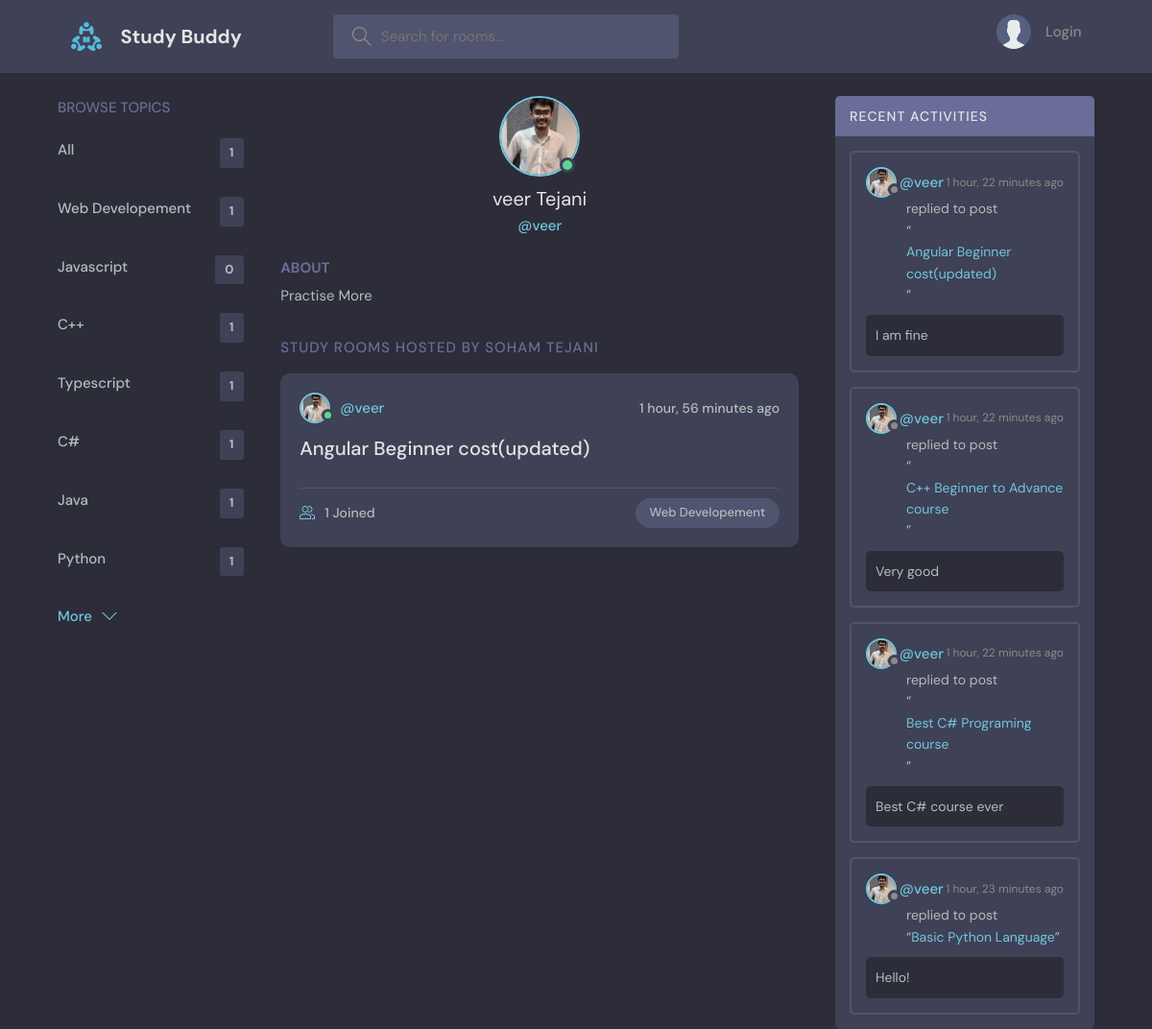
The app's page /profile/2/ with its own data.
### base/models.py (models this page shows, shortened)
class Topic(models.Model):
    name = models.CharField(max_length=200)

class User(AbstractUser):
    name = models.CharField(max_length=100, null=True)
    email = models.EmailField(unique=True, null=True)
    bio = models.TextField(null=True)
    avatar = models.ImageField(null=True, default="avatar.svg")
    USERNAME_FIELD = 'email'
    REQUIRED_FIELDS = []

class Room(models.Model):
    host = models.ForeignKey(User, on_delete=models.SET_NULL, null=True)
    topic = models.ForeignKey(Topic, on_delete=models.SET_NULL, null=True)
    name = models.CharField(max_length=200)
    description = models.TextField(null=True, blank=True)
    participants = models.ManyToManyField(User, related_name='participants', blank=True)
    updated = models.DateTimeField(auto_now=True)
    created = models.DateTimeField(auto_now_add=True)
    class Meta:
        ordering = ['-updated', '-created']

class Message(models.Model):
    user = models.ForeignKey(User, on_delete=models.CASCADE)
    room = models.ForeignKey(Room, on_delete=models.CASCADE)
    body = models.TextField()
    updated = models.DateTimeField(auto_now=True)
    created = models.DateTimeField(auto_now_add=True)
    def __str__(self):
        return self.body[0:50]
    class Meta:
        ordering = ['-updated', '-created']

### base/views.py (the view)
# urls.py: path('profile/<str:pk>/', views.userProfile, name='user-profile'),
def userProfile(request, pk):
    user = User.objects.get(id=pk)
    rooms = user.room_set.all()
    room_count = rooms.count()
    room_messages = user.message_set.all()
    topics = Topic.objects.all()
    context={'user': user, 'rooms': rooms,
             'room_messages': room_messages, 'topics': topics, 'room_count':room_count}
    return render(request, 'base/profile.html', context)

### base/templates/base/profile.html (shortened to what this page needs)
{% extends 'main.html' %}
{% block content %}
<main class="profile-page layout layout--3">
  <div class="container">
    {% include 'base/topics_component.html' %}
    <div class="roomList">
      <div class="profile">
        <div class="profile__avatar">
          <div class="avatar avatar--large active">
            <img src="{{user.avatar.url}}" />
          </div>
        </div>
        <div class="profile__info">
          <h3>{{user.name}}</h3>
          <p>@{{user.username}}</p>
        </div>
        <div class="profile__about">
          <h3>About</h3>
          <p>
            {{user.bio}}
          </p>
        </div>
      </div>
      <div class="roomList__header">
        <div>
          <h2>Study Rooms Hosted by Soham Tejani</a>
          </h2>
        </div>
      </div>
      {% include 'base/feed_component.html' %}
    </div>
    {% include 'base/activity_component.html' %}
  </div>
</main>
{% endblock content %}

### templates/main.html (shortened to what this page needs)
<!DOCTYPE html>
{%load static%}
<html lang="en">
  <head>
    <link rel="stylesheet" href="{%static 'styles/style.css'%}" />
  </head>
  <body>
    {% include 'navbar.html' %}
    {%block content%}
    {%endblock%}
  </body>
</html>

### templates/navbar.html (shortened to what this page needs)
{%load static%}
<header class="header header--loggedIn">
    <div class="container">
      <a href="{%url 'home'%}" class="header__logo">
        <img src="{%static 'images/logo.svg'%}" />
        <h1>Study Buddy</h1>
      </a>
      <form class="header__search" method="GET" action="{%url 'home'%}">
        <label>
          <input name="q" placeholder="Search for rooms..." />
        </label>
      </form>
      <nav class="header__menu">
        {%if request.user.is_authenticated%}
        <div class="header__user">
          <a href="{% url 'user-profile' request.user.id %}">
            <div class="avatar avatar--medium active">
              <img src="{{request.user.avatar.url}}" />
            </div>
            <p>{{request.user.username}} <span>@{{request.user.username}}</span></p>
          </a>
          <button class="dropdown-button">
            <svg version="1.1" xmlns="http://www.w3.org/2000/svg" width="32" height="32" viewBox="0 0 32 32">
              <title>chevron-down</title>
              <path d="M16 21l-13-13h-3l16 16 16-16h-3l-13 13z"></path>
            </svg>
          </button>
        </div>
        {%else %}
        <a href="{% url 'login' %}">
          <img src="{%static 'images/avatar.svg'%}" />
          <p>Login</p>
        </a>
        {%endif%}
      </nav>
    </div>
  </header>

### base/templates/base/topics_component.html
<div class="topics">
    <div class="topics__header">
      <h2>Browse Topics</h2>
    </div>
    <ul class="topics__list">
      <li>
        <a href="{% url 'home' %}">All<span>{{room_count}}</span></a>
      </li>
      {% for topic in topics%}
        <li>
            <a href="{% url 'home' %}?q={{topic.name}}">{{topic.name}}<span>{{topic.room_set.all.count}}</span></a>
        </li>
      {%endfor%}
    </ul>
    <a class="btn btn--link" href="{%url 'topics'%}">
      More
      <svg version="1.1" xmlns="http://www.w3.org/2000/svg" width="32" height="32" viewBox="0 0 32 32">
        <title>chevron-down</title>
        <path d="M16 21l-13-13h-3l16 16 16-16h-3l-13 13z"></path>
      </svg>
    </a>
  </div>

### base/templates/base/feed_component.html (shortened to what this page needs)
{% for room in rooms %}
<div class="roomListRoom">
  <div class="roomListRoom__header">
    <a href="{%url 'user-profile' room.host.id%}" class="roomListRoom__author">
      <div class="avatar avatar--small active">
        <img src="{{room.host.avatar.url}}" />
      </div>
      <span>@{{room.host.username}}</span>
    </a>
    <div class="roomListRoom__actions">
      <span>{{room.created | timesince}} ago</span>
    </div>
  </div>
  <div class="roomListRoom__content">
    <a href="{% url 'room_p' room.id %}">{{room.name}}</a>
  </div>
  <div class="roomListRoom__meta">
    <a href="{% url 'room_p' room.id %}" class="roomListRoom__joined">
      {{room.participants.all.count}} Joined
    </a>
    <p class="roomListRoom__topic">{{room.topic.name}}</p>
  </div>
</div>
{% endfor %}

### base/templates/base/activity_component.html (shortened to what this page needs)
<div class="activities">
  <div class="activities__header">
    <h2>Recent Activities</h2>
  </div>
  {%for message in room_messages%}
  <div class="activities__box">
    <div class="activities__boxHeader roomListRoom__header">
        <div class="avatar avatar--small">
          <img src="{{message.user.avatar.url}}" />
        </div>
          <a class="roomListRoom__author" href="{% url 'user-profile' message.user.id %}">@{{message.user.username}}</a>
          <p><span>{{message.created | timesince}} ago</span>
    </div>
    <div class="activities__boxContent">
      <p>replied to post <p>“<a href="{%url 'room_p' message.room.id%}">{{message.room.name}}</a>”</p>
      <div class="activities__boxRoomContent">
        {{message}}
      </div>
    </div>
  </div>
  {%endfor%}
</div>

### records on screen
Topic: name "Web Developement", room_set.all.count "1"
Topic: name "Javascript", room_set.all.count "0"
Topic: name "C++", room_set.all.count "1"
Topic: name "Typescript", room_set.all.count "1"
Topic: name "C#", room_set.all.count "1"
Topic: name "Java", room_set.all.count "1"
Topic: name "Python", room_set.all.count "1"
User: avatar (picture), name "veer Tejani", username "veer", bio "Practise More"
Room: host.avatar (picture), host.username "veer", created "1 hour, 56 minutes", name "Angular Beginner cost(updated)", participants.all.count "1", topic.name "Web Developement"
Message: user.avatar (picture), user.username "veer", created "1 hour, 22 minutes", room.name "Angular Beginner cost(updated)", body "I am fine"
Message: user.avatar (picture), user.username "veer", created "1 hour, 22 minutes", room.name "C++ Beginner to Advance course", body "Very good"
Message: user.avatar (picture), user.username "veer", created "1 hour, 22 minutes", room.name "Best C# Programing course", body "Best C# course ever"
Message: user.avatar (picture), user.username "veer", created "1 hour, 23 minutes", room.name "Basic Python Language", body "Hello!"

### other values on screen
{{ room_count }} "1"
